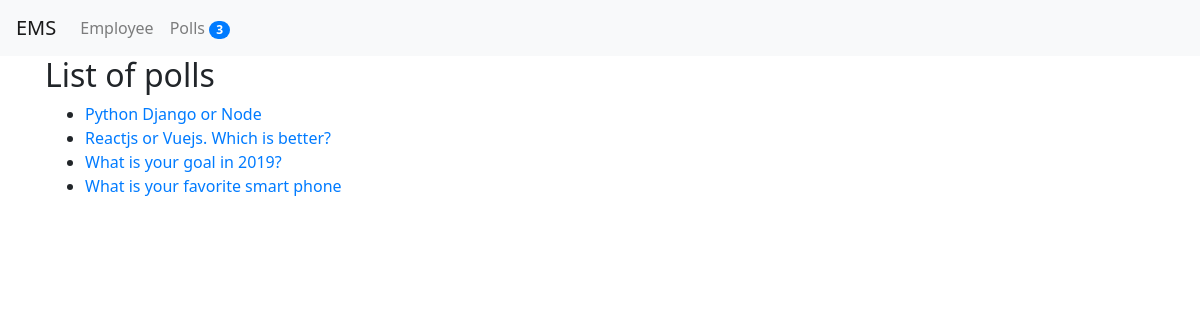
Before: /polls/ with the older database file.
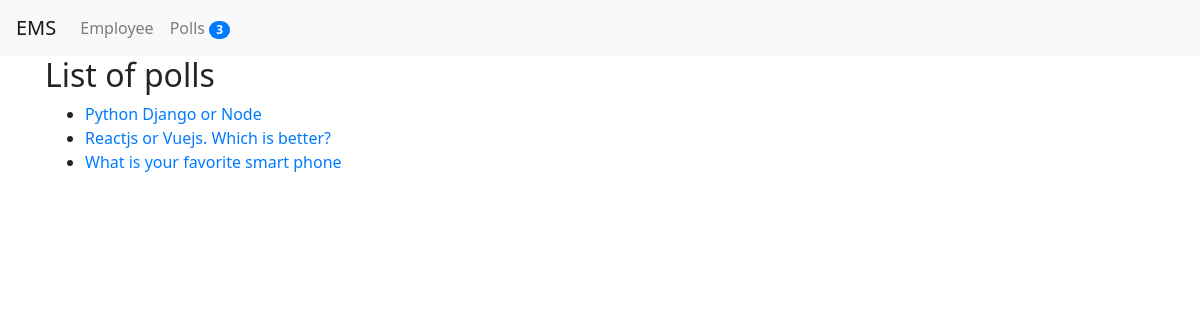
After: the same page with the newer database file.
### poll/models.py (models this page shows, shortened)
class Question(models.Model):
    title = models.TextField(null=True, blank=True)
    status = models.CharField(default="inactive", max_length=10)
    created_by = models.ForeignKey(User, null=True, blank=True, on_delete=models.CASCADE)
    start_date = models.DateTimeField(null=True, blank=True)
    end_date = models.DateTimeField(null=True, blank=True)
    created_at = models.DateTimeField(auto_now_add=True)
    updated_at = models.DateTimeField(auto_now=True)

### poll/views.py (the view)
# urls.py: path('', index, name='polls_list'),
def index(request):
    context = {}
    questions = Question.objects.all()
    context['title'] = 'polls'
    context['questions'] = questions
    return render(request, 'polls/index.html', context)

### ems/templates/polls/index.html
{% extends 'base.html' %}
{% block content %}
    <h2>List of {{title}}</h2>
    {% if questions %}
        <ul>
            {% for question in questions %}
                <li><a href="{% url 'poll_details' question.id %}">{{question.title}}</a></li>
            {% endfor %}
        </ul>
    {% else %}
        <p>No Polls Yet.</p>
    {% endif %}
{% endblock content %}

### ems/templates/base.html (shortened to what this page needs)
{% load static %}
<!DOCTYPE html>
<html>
<head>
    <link rel="stylesheet" type="text/css" media="screen" href="{% static 'css/bootstrap.min.css' %}" />
    <link rel="stylesheet" type="text/css" media="screen" href="{% static 'css/custom.css' %}" />
</head>
<body>
    {% include 'header.html' %}
    <div class="container">
        {% block content %}{% endblock content %}
    </div>
</body>
</html>

### ems/templates/header.html (shortened to what this page needs)
<div class="navbar navbar-expand-lg navbar-light bg-light">
    <span class="navbar-brand mb-0 h1">EMS</span>
    <div class="collapse navbar-collapse" id="navbarNav">
        <ul class="navbar-nav">
            <li class="nav-item">
                <a class="nav-link" href="{% url 'employee_list' %}">
                    Employee
                </a>
            </li>
            <li class="nav-item">
                <a class="nav-link" href="{% url 'polls_list' %}">
                    Polls
                    <span class="badge badge-primary badge-pill ">3</span>
                </a>
            </li>
        </ul>
    </div>
</div>

### ems/static/css/custom.css (style rules this page uses)
body { font-family: 'Segoe UI', Tahoma, Geneva, Verdana, sans-serif; }

Changed rows visible on the page:
removed Question: title "What is your goal in 2019?"
